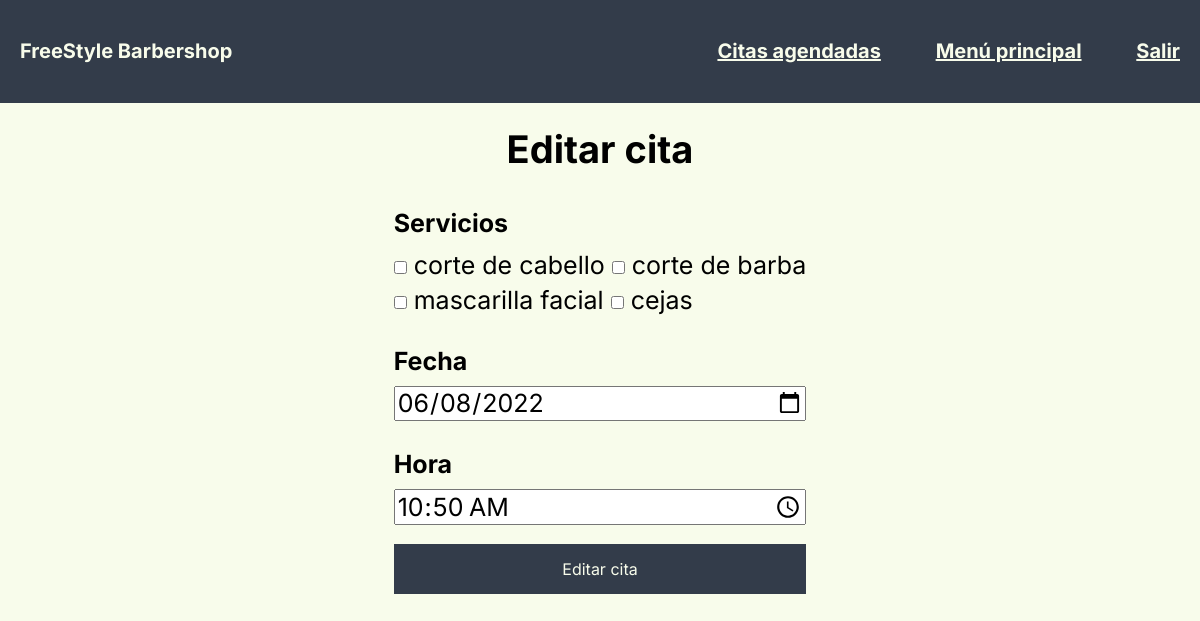
The page /CRUD/Update.php?id=55 on the database its author committed.
### tables this page shows
CREATE TABLE IF NOT EXISTS `servicio` (
  `ID` int(11) NOT NULL AUTO_INCREMENT,
  `Price` int(11) NOT NULL,
  `Type_Service` varchar(30) DEFAULT NULL,
  `Duration_Service` int(11) DEFAULT NULL,
  `Employee` varchar(80) DEFAULT NULL,
  PRIMARY KEY (`ID`)
);

CREATE TABLE IF NOT EXISTS `cita` (
  `ID` int(11) NOT NULL AUTO_INCREMENT,
  `Client` varchar(11) DEFAULT NULL,
  `Services` varchar(75) DEFAULT NULL,
  `Date` varchar(30) DEFAULT NULL,
  `Hour` time DEFAULT NULL,
  `Finish_Hour` time DEFAULT NULL,
  `Duration` int(11) NOT NULL,
  `Price` int(11) NOT NULL,
  PRIMARY KEY (`ID`)
);

### CRUD/Update.php (the view, shortened to what this page needs)
<?php
include '../Sql/db.php';
$conn = new mysqli($servername, $username, $password, $dbname);
if (isset($_GET['id'])) {
    $id = $_GET['id'];
    $sql = "SELECT * from cita WHERE ID ='" . $id . "'";
    $result = $conn->query($sql);
    if ($result->num_rows == 1) {
        $row = $result->fetch_assoc();
        $Date = $row['Date'];
        $Hour = $row['Hour'];
    }
}
$sql = "SELECT Type_Service from servicio";
$result = $conn->query($sql);
?>
<!DOCTYPE html>
<html lang="en">
<head>
    <link rel="stylesheet" href="../css/styles.css">
</head>
<body class="body-agendar">
    <div class="nav-bg">
        <nav class="nav-principal">
        <p class="nav-title">FreeStyle Barbershop</p>
        <div class="nav-links">
            <a href="Listar_Citas.php">Citas agendadas</a>
            <a href="../menu.php">Menú principal</a>
            <a href="../index.php">Salir</a>
        </div>
        </nav>
    </div>
    <div class="formulario-bg">
        <form id="formulario" class="formulario-cita" action="../Controladores/ControladorUpdate.php" method="GET">
            <legend>
                <h1>Editar cita</h1>
            </legend>
            <div class="formulario-cita-services">
                <span>Servicios</span>
                <?php
                $salto = 0;
                while ($fila = $result->fetch_assoc()) {
                    $salto = $salto + 1;
                    $Palabra_adaptada = str_split($fila["Type_Service"]);
                    $Servicio = "";
                    for ($i = 0; $i < count($Palabra_adaptada); $i++) {
                        if ($Palabra_adaptada[$i] == "_") {
                            $Servicio = $Servicio . " ";
                        } else {
                            $Servicio = $Servicio . $Palabra_adaptada[$i];
                        }
                    }
                    $Type_Service = $Servicio;
                ?>
                    <label class="formulario-service">
                        <input class="service" name=<?php echo '"' . $Type_Service . '"'; ?> id=<?php echo '"' . $Type_Service . '"'; ?> type="checkbox">
                        <?php echo $Type_Service;
                            if ($salto % 2 == 0) {
                                echo "<br>";
                            }
                        ?>
                    </label>
                <?php } ?>
            </div>
            <br>
            <label class="formulario-date">
                <span>Fecha</span>
                <input id="Date" name="Date" type="date" value="<?php echo $Date; ?>" required/>
            </label>
            <br />
            <label class="formulario-hour">
                <span>Hora</span>
                <input id="Hour" name="Hour" type="time" min="8:00" max="20:00" value="<?php echo $Hour; ?>" required/>
            </label>
            <br />
            <input class="formulario-btn" id="formulario-btn" type="submit" value="Editar cita"/>
        </form>
    </div>
</body>
</html>

### css/styles.css (style rules this page uses)
:root { --primario: #333C4A; --secundario: #495664; --amarillo-claro: #f6f7d3; --blanco: #F8FCEB; --inter: 'Inter', sans-serif; }
*, *:before, *:after { box-sizing: inherit; }
html { box-sizing: border-box; font-size: 62.5%; }
body { font-size: 16px; font-family: var(--inter); }
h1 { font-size: 3.8rem; text-align: center; }
.nav-bg { background-color: var(--primario); }
.nav-principal { display: flex; align-items: center; justify-content: space-between; font-size: 2rem; font-weight: bold; padding: 2rem; color: var(--blanco); }
.nav-title, .nav-links { display: inline; }
.nav-links a { color: var(--blanco); margin-left: 5rem; }
.body-agendar { background-color: var(--blanco); min-height: 100vh; }
.formulario-bg { display: flex; flex-direction: column; justify-content: center; align-items: center; min-height: 50vh; }
.formulario-cita { display: flex; flex-direction: column; }
.formulario-cita label, .formulario-cita-services { font-size: 2.5rem; }
.formulario-cita-services span { display: block; font-weight: 700; line-height: 5rem; }
.formulario-service { line-height: 3.5rem; }
.formulario-date span, .formulario-hour span { display: block; font-weight: 700; line-height: 5rem; }
.formulario-date input, .formulario-hour input { width: 100%; }
.formulario-btn { background-color: var(--primario); border: 0 none; color: var(--blanco); height: 5rem; }

### rows shown on the page
servicio: Type_Service "corte de cabello"
servicio: Type_Service "corte de barba"
servicio: Type_Service "mascarilla facial"
servicio: Type_Service "cejas"
cita: Date "06/08/2022", Hour "10:50:00"
